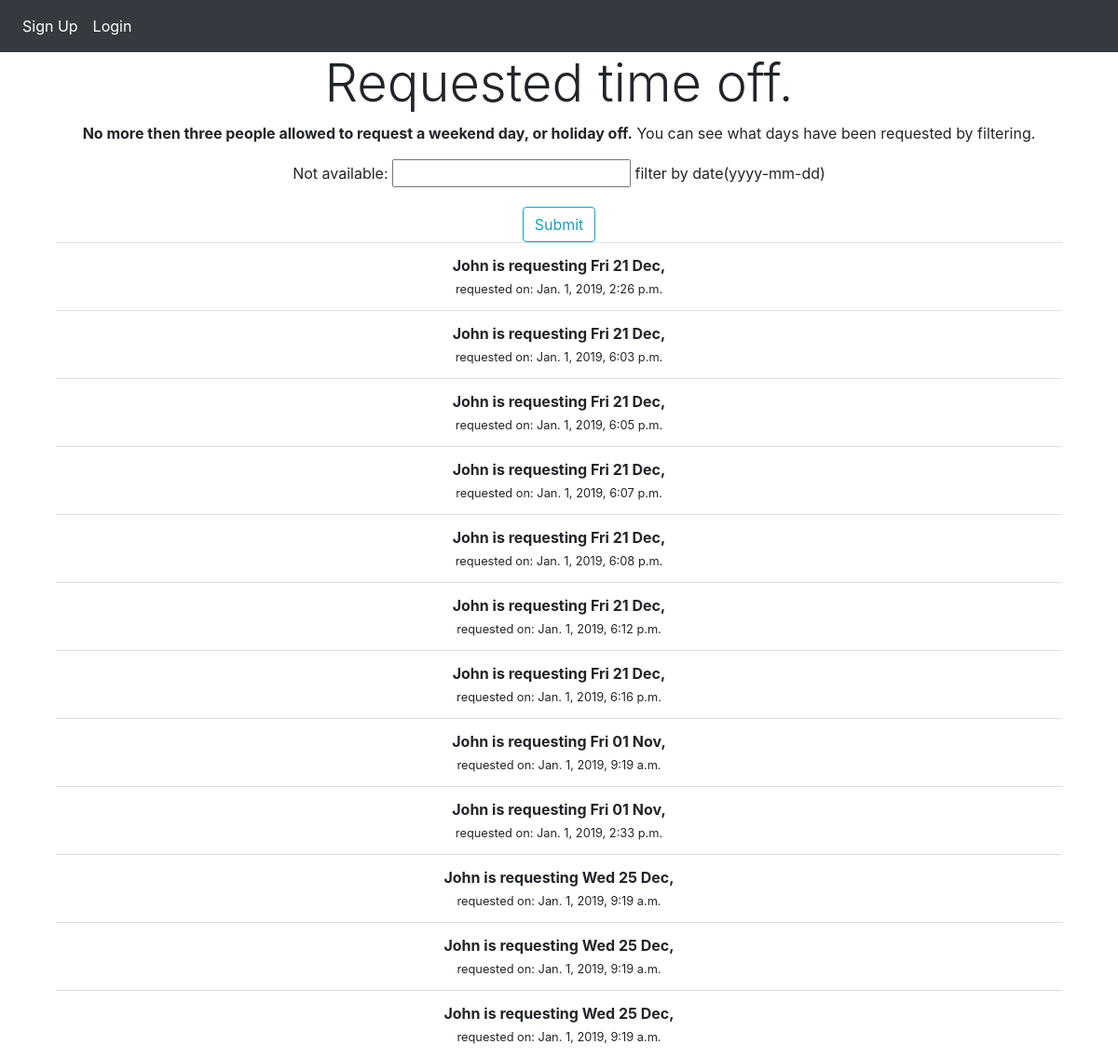
/accounts/available_filter/, run on an earlier commit of the app's database.
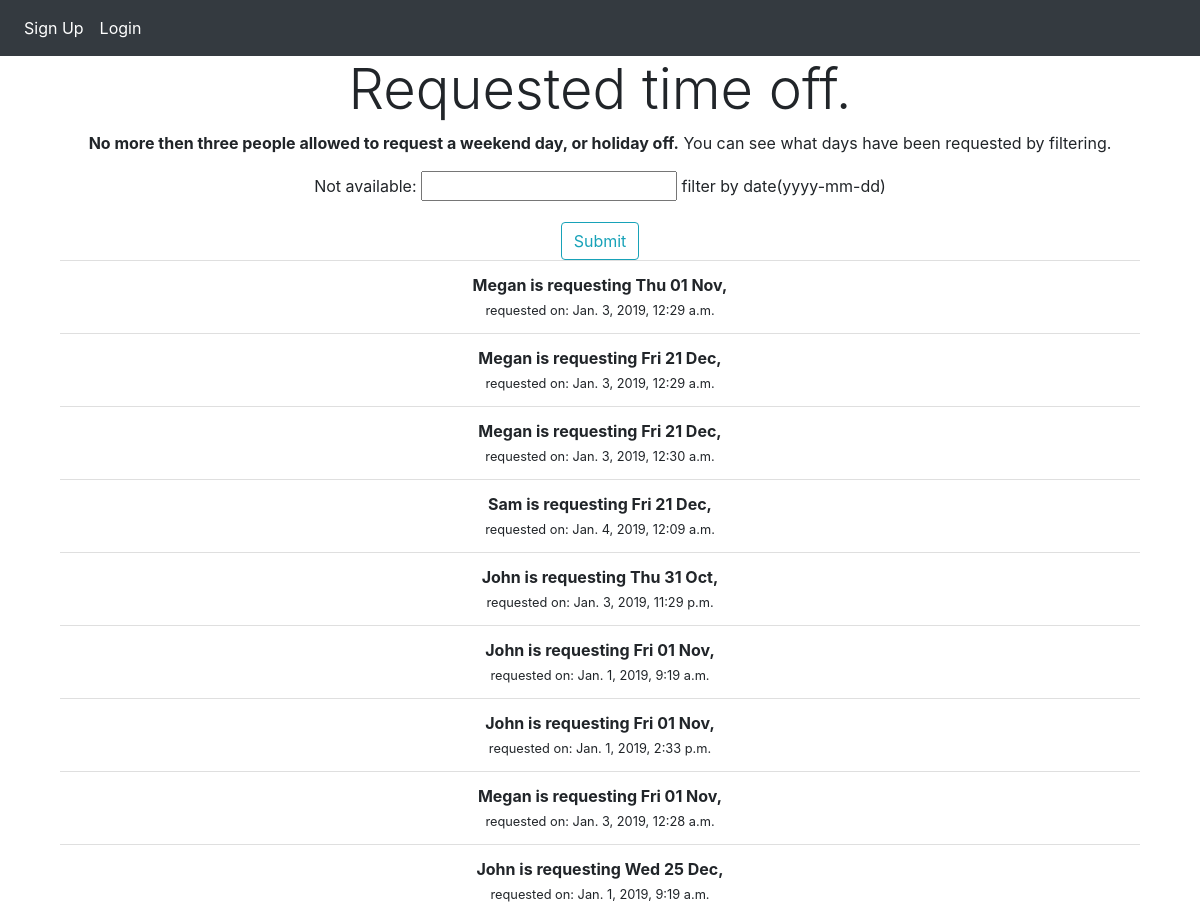
And on a later commit of the database.
### accounts/models.py (models this page shows, shortened)
class Avaliablity(models.Model):
    person = models.ForeignKey(User, on_delete=models.CASCADE,default=None, help_text="Make sure you select your name.")
    not_available = models.DateField(help_text="You can only select one date per submit.",default=None) #validators=[validate_even]
    time_stamp = models.DateTimeField(auto_now_add=True,null=False,)

### accounts/views.py (the view)
# urls.py: path('accounts/available_filter/', views.available,name="available_filter"),
def available(request):
    f = AvaliablityFilter(request.GET, queryset=Avaliablity.objects.all().order_by('not_available'))
    return render (request,'accounts/avafilter.html',{'filter':f})

### templates/accounts/avafilter.html (shortened to what this page needs)
{% extends 'items/base.html' %}
{% block content %}
  <div class="container">
    <h1 class="display-4">Requested time off.</h1>
    <p class="text-center"><strong>No more then three people allowed to request a weekend day,
      or holiday off.</strong> You can see what days have been requested by filtering.</p>
    <form action="" method="get">
        {{ filter.form.as_p }}
        <input class='btn btn-outline-info' type="submit" value='Submit' />
    </form>
    <ul class="list-group list-group-flush">
      {% for obj in filter.qs %}
          <li class="list-group-item"><strong>{{ obj.person|capfirst }} is requesting {{obj.not_available|date:"D d M"}},</strong><br><small>requested on: {{obj.time_stamp}}</small></li>
      {% endfor %}
    </ul>
  </div>
{% endblock %}

What changed in the data, as far as the page shows it:
removed Avaliablity: person "John", not_available "Fri 21 Dec", time_stamp "Jan. 1, 2019, 2:26 p.m."
removed Avaliablity: person "John", not_available "Fri 21 Dec", time_stamp "Jan. 1, 2019, 6:03 p.m."
removed Avaliablity: person "John", not_available "Fri 21 Dec", time_stamp "Jan. 1, 2019, 6:05 p.m."
removed Avaliablity: person "John", not_available "Fri 21 Dec", time_stamp "Jan. 1, 2019, 6:07 p.m."
removed Avaliablity: person "John", not_available "Fri 21 Dec", time_stamp "Jan. 1, 2019, 6:08 p.m."
removed Avaliablity: person "John", not_available "Fri 21 Dec", time_stamp "Jan. 1, 2019, 6:12 p.m."
removed Avaliablity: person "John", not_available "Fri 21 Dec", time_stamp "Jan. 1, 2019, 6:16 p.m."
removed Avaliablity: person "John", not_available "Wed 25 Dec", time_stamp "Jan. 1, 2019, 9:19 a.m."
removed Avaliablity: person "John", not_available "Wed 25 Dec", time_stamp "Jan. 1, 2019, 9:19 a.m."
added Avaliablity: person "Megan", not_available "Thu 01 Nov", time_stamp "Jan. 3, 2019, 12:29 a.m."
added Avaliablity: person "Megan", not_available "Fri 21 Dec", time_stamp "Jan. 3, 2019, 12:29 a.m."
added Avaliablity: person "Megan", not_available "Fri 21 Dec", time_stamp "Jan. 3, 2019, 12:30 a.m."
added Avaliablity: person "Sam", not_available "Fri 21 Dec", time_stamp "Jan. 4, 2019, 12:09 a.m."
added Avaliablity: person "John", not_available "Thu 31 Oct", time_stamp "Jan. 3, 2019, 11:29 p.m."
added Avaliablity: person "Megan", not_available "Fri 01 Nov", time_stamp "Jan. 3, 2019, 12:28 a.m."
